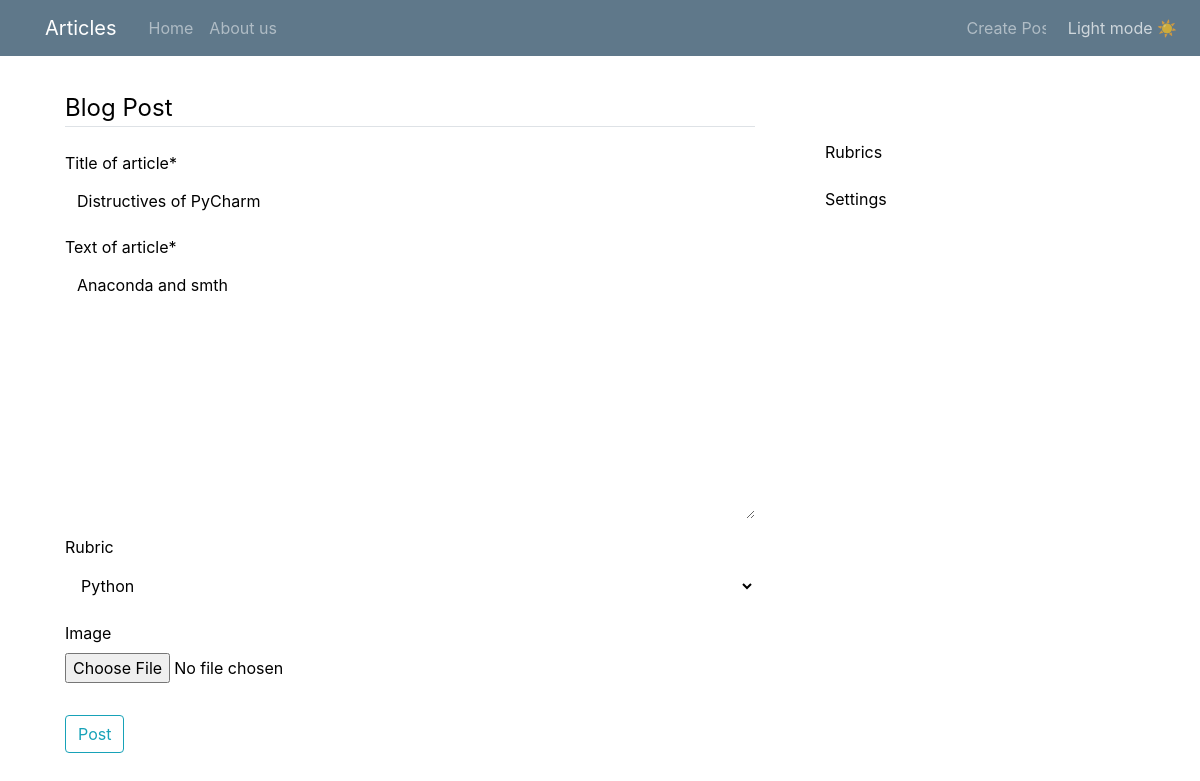
/articles/distructives-of-pycharm/update/ (signed in), run on the app's committed database.
### mysite/apps/articles/models.py (models this page shows, shortened)
class Article(models.Model):
    article_title = models.CharField('title of article', max_length = 70)
    article_text = models.TextField('text of article')
    slug = models.SlugField(unique = True)
    author_article = models.ForeignKey(User, on_delete=models.CASCADE)
    rubric = models.ForeignKey('Rubric', null = True, on_delete = models.PROTECT, blank=True)
    pub_date = models.DateTimeField('date of publication', auto_now_add = True)
    image = models.ImageField('image', blank=True, upload_to='articles_images')
    '''class Meta:
        verbose_name = 'Статья'
        verbose_name_plural = 'Статьи'''

### mysite/apps/articles/views.py (the view)
# urls.py: path('articles/<slug:slug>/update/', PostUpdateView.as_view(), name='article_update'),
class PostUpdateView(Post, UserPassesTestMixin, UpdateView):
	fields = ['article_title', 'article_text', 'rubric', 'image']

### mysite/apps/articles/models.py (called while the page is built)
    def __str__(self):
        return self.rubric_name

### mysite/apps/articles/views.py (called while the page is built)
    def test_func(self):                   #checking user
        post = self.get_object()
        if self.request.user == post.author_article:
            return True
        return False

### blogs_app_repo/blogs_app/mysite/apps/articles/templates/articles/article_form.html (shortened to what this page needs)
{% extends "base.html" %}
{% load crispy_forms_tags %}
{% block content %}
    <div class="content-section">
        <form method="POST" enctype="multipart/form-data">
            <fieldset class="form-group">
                <legend class="border-bottom mb-4">Blog Post</legend>
                {{ form|crispy }}
            </fieldset>
            <div class="form-group">
                <button class="btn btn-outline-info" type="submit">Post</button>
            </div>
        </form>
    </div>
{% endblock %}

### mysite/static/assets/main.css (style rules this page uses)
body { background-color: var(--color-secondary) !important; color: var(--font-color) !important; margin-top: 5rem !important; }
legend { border-bottom: 1px solid var(--border-color) !important; }
.content-section { background: var(--color-primary); padding: 10px 20px; border: 1px solid var(--border-color); border-radius: 5px; margin-bottom: 20px; position: relative; }
button { opacity: var(--pgntr-btn-opacity); }
textarea, input, select { background: var(--text-area-background) !important; color: var(--font-color) !important; border: var(--input-borders) !important; }

### data on the page
Article: article_title "Distructives of PyCharm", article_text "Anaconda and smth", rubric "Python"
